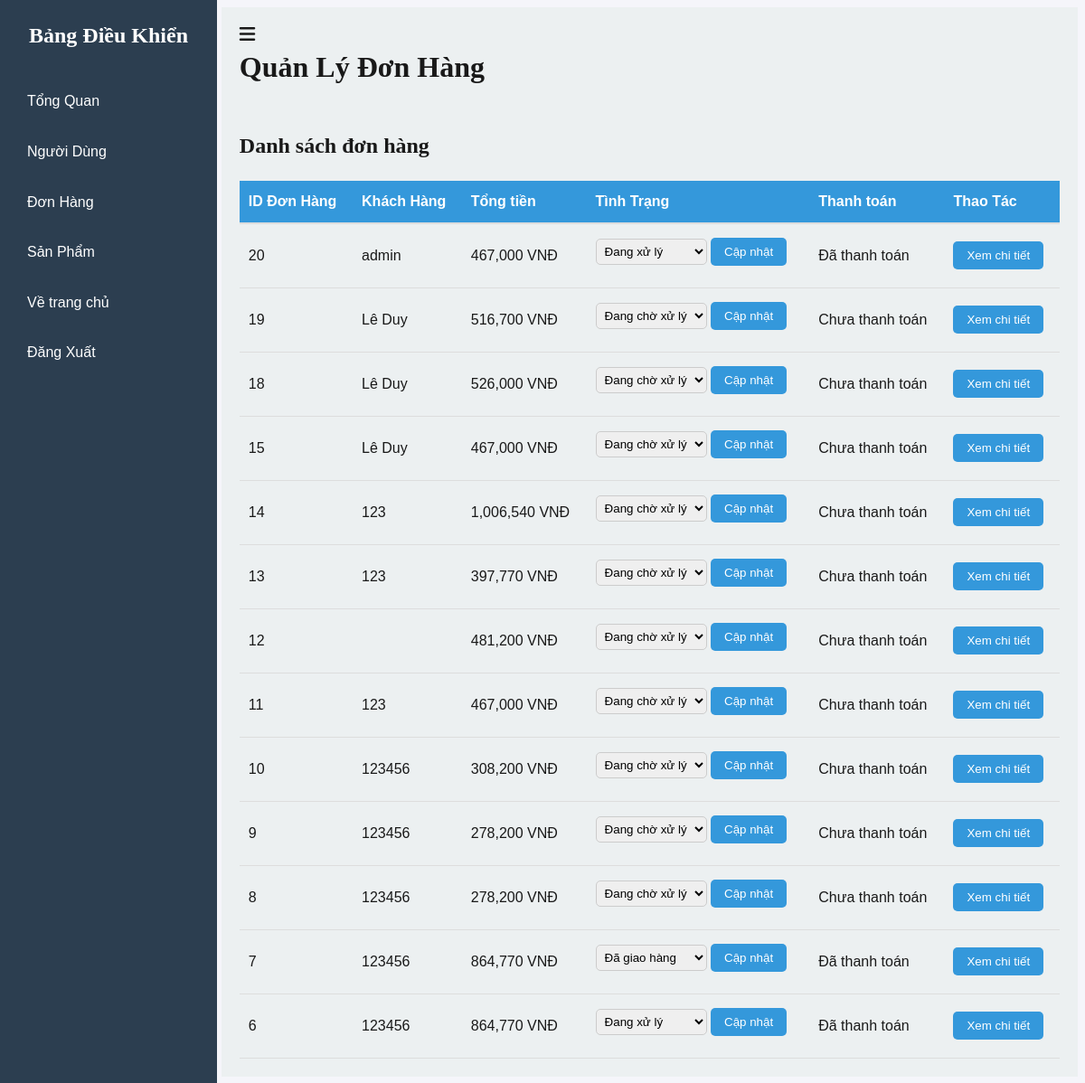
The app's page /admin.php?ctrl=order&view=orderAdmin (signed in) with its own data.
### tables this page shows
CREATE TABLE `orders` (
  `id` int NOT NULL,
  `user_id` int DEFAULT NULL,
  `order_date` datetime DEFAULT CURRENT_TIMESTAMP,
  `cart_id` int NOT NULL,
  `total_amount` int NOT NULL,
  `status` varchar(255) NOT NULL DEFAULT 'Pending',
  `payment_method` varchar(255) NOT NULL,
  `payment_status` enum('Chưa thanh toán','Đã thanh toán') NOT NULL DEFAULT 'Chưa thanh toán',
  `delivery_method` varchar(255) NOT NULL
);

CREATE TABLE `accounts` (
  `id` int NOT NULL,
  `fullname` varchar(255) DEFAULT NULL,
  `username` varchar(255) DEFAULT NULL,
  `password` varchar(255) DEFAULT NULL,
  `email` varchar(255) DEFAULT NULL,
  `avatar` varchar(255) DEFAULT NULL,
  `created_at` timestamp NULL DEFAULT CURRENT_TIMESTAMP,
  `role` enum('user','admin') DEFAULT 'user',
  `phone` varchar(20) DEFAULT NULL,
  `address` varchar(255) DEFAULT NULL,
  `city` varchar(255) DEFAULT NULL,
  `district` varchar(255) DEFAULT NULL,
  `ward` varchar(255) DEFAULT NULL,
  `AnHien` enum('1','0') NOT NULL DEFAULT '1' COMMENT '1: Hiện, 0: ẩn'
);

### models/pdo.php (called while the page is built, shortened)
<?php
function pdo_query($sql)
{
    global $conn;
    $stmt = $conn->prepare($sql);
    $stmt->execute();
    return $stmt->fetchAll();
}

### models/m_order.php (called while the page is built, shortened)
<?php
include_once 'pdo.php';
function order_getAllForAdminDashBoard()
{
    return pdo_query("SELECT o.id, a.fullname as fullname, status, total_amount, payment_status FROM orders o
     INNER JOIN accounts a ON a.id = o.user_id
     WHERE o.total_amount>0
     ORDER BY o.id DESC");
}

### views/v_order_Admin.php (the view, shortened to what this page needs)
<div class="main-content__header">
    <h1 class="title">Quản Lý Đơn Hàng</h1>
</div>
<div class="main-content__content">
    <h2 class="title">Danh sách đơn hàng</h2>
    <table class="orders-table">
        <thead>
            <tr class="orders-table__header">
                <th class="orders-table__cell orders-table__cell--header">ID Đơn Hàng</th>
                <th class="orders-table__cell orders-table__cell--header">Khách Hàng</th>
                <th class="orders-table__cell orders-table__cell--header">Tổng tiền</th>
                <th class="orders-table__cell orders-table__cell--header">Tình Trạng</th>
                <th class="orders-table__cell orders-table__cell--header">Thanh toán</th>
                <th class="orders-table__cell orders-table__cell--header">Thao Tác</th>
            </tr>
        </thead>
        <tbody>
            <?php foreach ($listOrders as $order) : ?>
            <tr class="orders-table__row">
                <td class="orders-table__cell"><?= $order['id'] ?></td>
                <td class="orders-table__cell"><?= $order['fullname'] ?></td>
                <td class="orders-table__cell"><?= number_format($order['total_amount']) ?> VNĐ</td>
                <td class="orders-table__cell ">
                    <form method="post" action="?ctrl=order&view=updateStatus" class="orders-table__form">
                        <select name="status" class="orders-table__select">
                            <option value="Pending" <?php if (($order['status']) == 'Pending') echo "selected" ?>>Đang
                                chờ xử lý
                            </option>
                            <option value="Processing" <?php if (($order['status']) == 'Processing') echo "selected" ?>>
                                Đang xử lý
                            </option>
                            <option value="Delivered" <?php if (($order['status']) == 'Delivered') echo "selected" ?>>Đã
                                giao hàng
                            </option>
                        </select>
                        <button type="submit" class="orders-table__button">Cập nhật</button>
                    </form>
                </td>
                <td class="orders-table__cell"><?= $order['payment_status'] ?></td>
                <td class="orders-table__cell"><a
                        href="?ctrl=order&view=orderDetailAdmin&id=<?= $order['id'] ?>"><button type="submit"
                            class="orders-table__button">Xem
                            chi tiết</button></a>
                </td>
            </tr>
            <?php endforeach; ?>
        </tbody>
    </table>
</div>
</div>
</body>
</html>

### public/css/admin.css (style rules this page uses)
form { max-width: 600px; margin : 0 auto; }
button { background-color: #3498db; color : white; padding : 10px 20px; border : none; border-radius : 5px; cursor : pointer; }
.orders-table { width : 100%; border-collapse: collapse; }
.orders-table__header { background-color: #3498db; color : white; text-align : left; }
.orders-table__header th { padding : 10px; border-bottom: 2px solid #ddd; }
.orders-table__row { border-bottom: 1px solid #ddd; }
.orders-table__cell { padding: 10px; }
.orders-table__form { margin-bottom: 10px; }
.orders-table__select { padding : 5px; border-radius: 5px; border : 1px solid #ccc; margin-bottom: 5px; width : auto; }
.orders-table__button { background-color: #3498db; color : white; padding : 8px 15px; border : none; border-radius : 5px; cursor : pointer; }

### public/css/base.css (style rules this page uses)
:root { --color-primary : #e91e63; --color-secondary: #FFC800; --color-neutral : #F5F5FA; --color-text : rgb(25, 25, 25); --color-accent : #4CAF50; --font: "Roboto"; }
body { font-family : var(--font); font-weight : 300; font-style : normal; color : var(--color-text); background-color: var(--color-neutral); }
.title { font-family: "Font Awesome 6"; }

### public/css/style.css (style rules this page uses)
.user-profile .col-75 input[type="text"], input[type="email"], input[type="password"], select { width : 100%; margin : 6px 0; padding : 8px; border : 1px solid #ccc; border-radius: 4px; }

### public/css/news.css (style rules this page uses)
body { font-family: Arial, sans-serif; line-height: 1.6; }

### records on screen
orders: id "20", user.fullname "admin", total_amount "467,000", status "Đang xử lý", payment_status "Đã thanh toán"
orders: id "19", user.fullname "Lê Duy", total_amount "516,700", status "Đang chờ xử lý", payment_status "Chưa thanh toán"
orders: id "18", user.fullname "Lê Duy", total_amount "526,000", status "Đang chờ xử lý", payment_status "Chưa thanh toán"
orders: id "15", user.fullname "Lê Duy", total_amount "467,000", status "Đang chờ xử lý", payment_status "Chưa thanh toán"
orders: id "14", user.fullname "123", total_amount "1,006,540", status "Đang chờ xử lý", payment_status "Chưa thanh toán"
orders: id "13", user.fullname "123", total_amount "397,770", status "Đang chờ xử lý", payment_status "Chưa thanh toán"
orders: id "12", total_amount "481,200", status "Đang chờ xử lý", payment_status "Chưa thanh toán"
orders: id "11", user.fullname "123", total_amount "467,000", status "Đang chờ xử lý", payment_status "Chưa thanh toán"
orders: id "10", user.fullname "123456", total_amount "308,200", status "Đang chờ xử lý", payment_status "Chưa thanh toán"
orders: id "9", user.fullname "123456", total_amount "278,200", status "Đang chờ xử lý", payment_status "Chưa thanh toán"
orders: id "8", user.fullname "123456", total_amount "278,200", status "Đang chờ xử lý", payment_status "Chưa thanh toán"
orders: id "7", user.fullname "123456", total_amount "864,770", status "Đã giao hàng", payment_status "Đã thanh toán"
orders: id "6", user.fullname "123456", total_amount "864,770", status "Đang xử lý", payment_status "Đã thanh toán"
